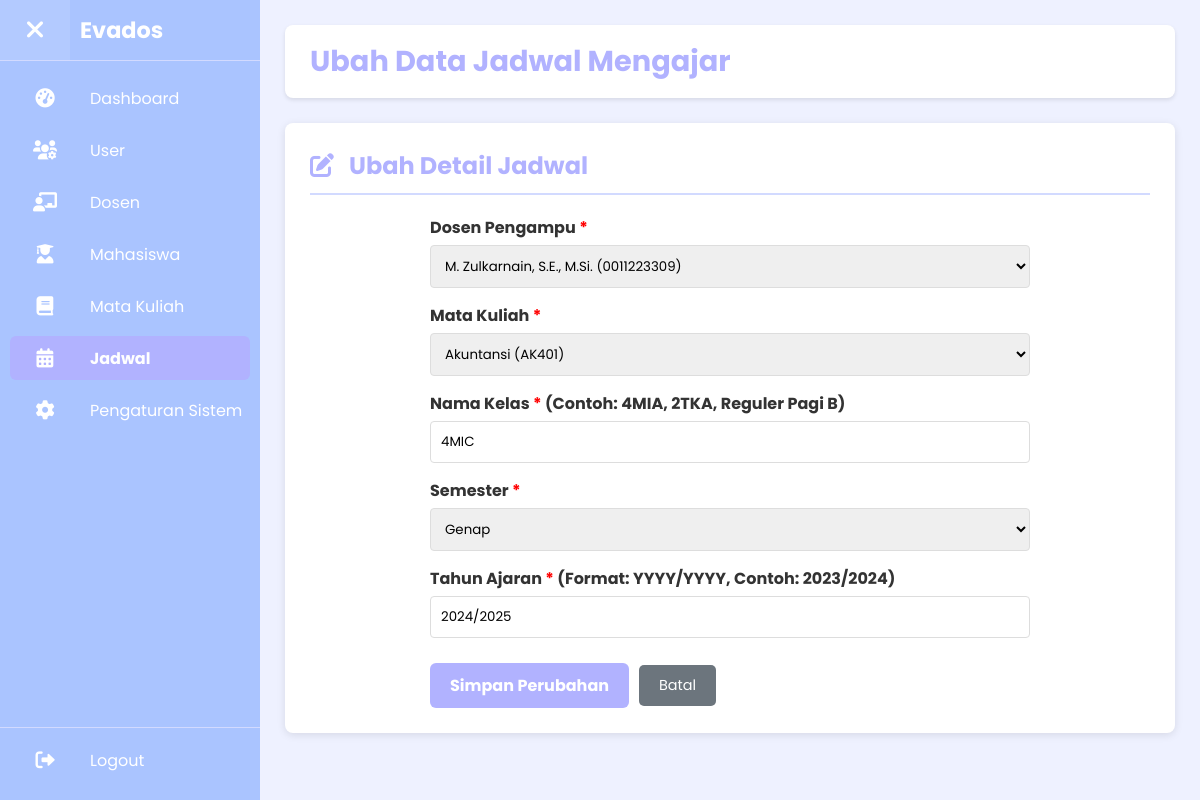
Page /admin/admin_edit_jadwal.php?jadwal_id=11 (signed in) on the earlier database version.
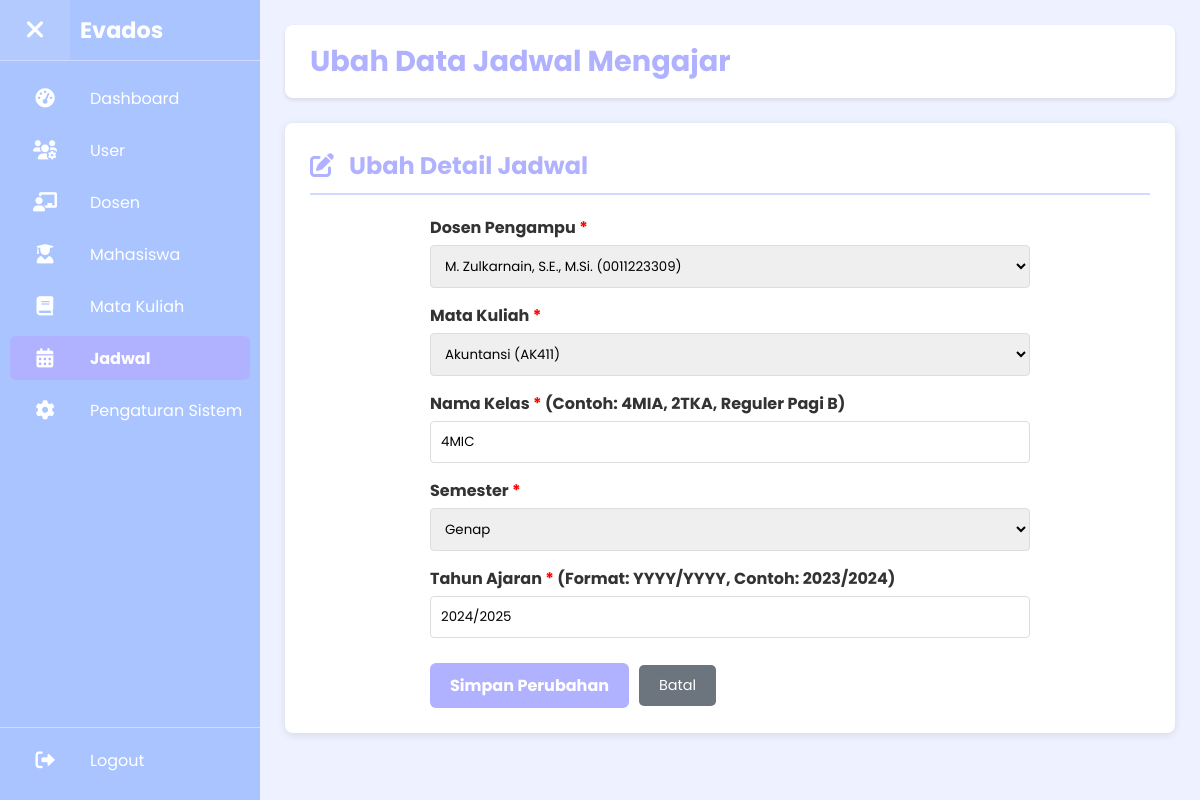
Same page on the later database version.
### tables this page shows
CREATE TABLE `jadwal_mengajar` (
  `jadwal_id` int(11) NOT NULL,
  `dosen_user_id` int(11) NOT NULL,
  `mk_id` int(11) NOT NULL,
  `nama_kelas` varchar(20) NOT NULL,
  `semester` varchar(50) NOT NULL,
  `tahun_ajaran` varchar(10) NOT NULL
);

CREATE TABLE `mata_kuliah` (
  `mk_id` int(11) NOT NULL,
  `kode_mk` varchar(20) NOT NULL,
  `nama_mk` varchar(100) NOT NULL
);

CREATE TABLE `dosen` (
  `user_id` int(11) NOT NULL,
  `nidn` varchar(30) NOT NULL,
  `department` varchar(100) DEFAULT NULL,
  `profile_photo_url` varchar(255) DEFAULT NULL
);

### admin/admin_edit_jadwal.php (the view, shortened to what the changed rows need)
<?php
require_once '../config/db.php';
$page_title = "Tambah Jadwal Mengajar Baru";
$jadwal_data = [
    'jadwal_id' => null,
    'dosen_user_id' => '',
    'mk_id' => '',
    'nama_kelas' => '',
    'semester' => '',
    'tahun_ajaran' => ''
];
$is_editing = false;
$form_action_url = 'admin_edit_jadwal.php?action=add';
$dosen_options = [];
$stmt_dosen = $conn->query("SELECT au.user_id, au.full_name, d.nidn FROM Auth_Users au JOIN Dosen d ON au.user_id = d.user_id WHERE au.role='dosen' AND au.is_active = 1 ORDER BY au.full_name ASC");
if ($stmt_dosen) {
    while ($row = $stmt_dosen->fetch_assoc()) {
        $dosen_options[] = $row;
    }
}
$mk_options = [];
$stmt_mk = $conn->query("SELECT mk_id, kode_mk, nama_mk FROM mata_kuliah ORDER BY nama_mk ASC");
if ($stmt_mk) {
    while ($row = $stmt_mk->fetch_assoc()) {
        $mk_options[] = $row;
    }
}
if (isset($_GET['jadwal_id']) && is_numeric($_GET['jadwal_id'])) {
    $jadwal_id_to_edit = intval($_GET['jadwal_id']);
    $page_title = "Ubah Data Jadwal Mengajar";
    $is_editing = true;
    $form_action_url = 'admin_edit_jadwal.php?jadwal_id=' . $jadwal_id_to_edit;
    $stmt_fetch = $conn->prepare("SELECT jadwal_id, dosen_user_id, mk_id, nama_kelas, semester, tahun_ajaran FROM jadwal_mengajar WHERE jadwal_id = ?");
    if ($stmt_fetch) {
        $stmt_fetch->bind_param("i", $jadwal_id_to_edit);
        $stmt_fetch->execute();
        $result_fetch = $stmt_fetch->get_result();
        if ($result_fetch->num_rows == 1) {
            $db_data = $result_fetch->fetch_assoc();
            $full_semester_from_db = $db_data['semester'];
            if (preg_match('/^(Ganjil|Genap)\s*(\d{4}\/\d{4})?$/i', $full_semester_from_db, $matches_db_sem)) {
                $db_data['semester'] = ucfirst(strtolower(trim($matches_db_sem[1])));
            } else {
            }
            $jadwal_data = array_merge($jadwal_data, $db_data);
        } else {
            $_SESSION['error_message_jadwal_manage'] = "Data jadwal tidak ditemukan.";
            header("Location: admin_manage_jadwal.php");
            exit();
        }
    } else {
        $error_message = "Gagal mengambil data jadwal: " . $conn->error;
        $jadwal_data = null;
    }
} elseif (isset($_GET['action']) && $_GET['action'] == 'add') {
} else {
    $_SESSION['error_message_jadwal_manage'] = "Aksi tidak valid atau ID Jadwal tidak disediakan.";
    header("Location: admin_manage_jadwal.php");
    exit();
}
?>
<!DOCTYPE html>
<html lang="id">
<head>
    <link rel="stylesheet" href="../css/style.css">
    <link rel="stylesheet" href="https://cdnjs.cloudflare.com/ajax/libs/font-awesome/6.0.0-beta3/css/all.min.css">
</head>
<body>
    <div class="mahasiswa-layout">
        <main class="main-content" id="mainContent">
            <header class="header">
                <h1><?php echo htmlspecialchars($page_title); ?></h1>
            </header>
            <?php if ($jadwal_data !== null || (isset($_GET['action']) && $_GET['action'] == 'add')): ?>
                <section class="content-card">
                    <h2><i class="fas <?php echo $is_editing ? 'fa-edit' : 'fa-plus-square'; ?>"></i>
                        <?php echo $is_editing ? "Ubah Detail Jadwal" : "Tambah Jadwal Baru"; ?></h2>
                    <form action="<?php echo htmlspecialchars($form_action_url); ?>" method="POST" class="form-container"
                        style="max-width: 600px;">
                        <div class="input-group">
                            <label for="dosen_user_id">Dosen Pengampu <span style="color:red;">*</span></label>
                            <select id="dosen_user_id" name="dosen_user_id" required>
                                <?php foreach ($dosen_options as $dosen): ?>
                                    <option value="<?php echo htmlspecialchars($dosen['user_id']); ?>" <?php echo (($jadwal_data['dosen_user_id'] ?? '') == $dosen['user_id']) ? 'selected' : ''; ?>>
                                        <?php echo htmlspecialchars($dosen['full_name'] . ' (' . $dosen['nidn'] . ')'); ?>
                                    </option>
                                <?php endforeach; ?>
                            </select>
                        </div>
                        <div class="input-group">
                            <label for="mk_id">Mata Kuliah <span style="color:red;">*</span></label>
                            <select id="mk_id" name="mk_id" required>
                                <?php foreach ($mk_options as $mk): ?>
                                    <option value="<?php echo htmlspecialchars($mk['mk_id']); ?>" <?php echo (($jadwal_data['mk_id'] ?? '') == $mk['mk_id']) ? 'selected' : ''; ?>>
                                        <?php echo htmlspecialchars($mk['nama_mk'] . ' (' . $mk['kode_mk'] . ')'); ?>
                                    </option>
                                <?php endforeach; ?>
                            </select>
                        </div>
                        <div class="input-group">
                            <label for="nama_kelas">Nama Kelas <span style="color:red;">*</span> (Contoh: 4MIA, 2TKA,
                                Reguler Pagi B)</label>
                            <input type="text" id="nama_kelas" name="nama_kelas" required
                                value="<?php echo htmlspecialchars($jadwal_data['nama_kelas'] ?? ''); ?>">
                        </div>
                        <div class="input-group">
                            <label for="semester">Semester <span style="color:red;">*</span></label>
                            <select id="semester" name="semester" required>
                                <option value="Genap" <?php echo (($jadwal_data['semester'] ?? '') == 'Genap') ? 'selected' : ''; ?>>Genap</option>
                            </select>
                        </div>
                        <div class="input-group">
                            <label for="tahun_ajaran">Tahun Ajaran <span style="color:red;">*</span> (Format: YYYY/YYYY,
                                Contoh: 2023/2024)</label>
                            <input type="text" id="tahun_ajaran" name="tahun_ajaran" pattern="\d{4}\/\d{4}" required
                                value="<?php echo htmlspecialchars($jadwal_data['tahun_ajaran'] ?? ''); ?>"
                                placeholder="YYYY/YYYY">
                        </div>
                        <div class="form-actions">
                            <button type="submit" name="<?php echo $is_editing ? 'update_jadwal' : 'add_jadwal'; ?>"
                                class="btn-login" style="width:auto; padding: 10px 20px;">
                                <?php echo $is_editing ? 'Simpan Perubahan' : 'Tambah Jadwal'; ?>
                            </button>
                            <a href="admin_manage_jadwal.php" class="btn-penilaian"
                                style="background-color: #6c757d; color:white; text-decoration:none; padding: 10px 20px;">Batal</a>
                        </div>
                    </form>
                </section>
            <?php endif; ?>
        </main>
    </div>
</body>
</html>

Differences in the rows shown:
changed through a linked row, jadwal_mengajar "4MIC": mk_id "Akuntansi (AK401)" → "Akuntansi (AK411)"
